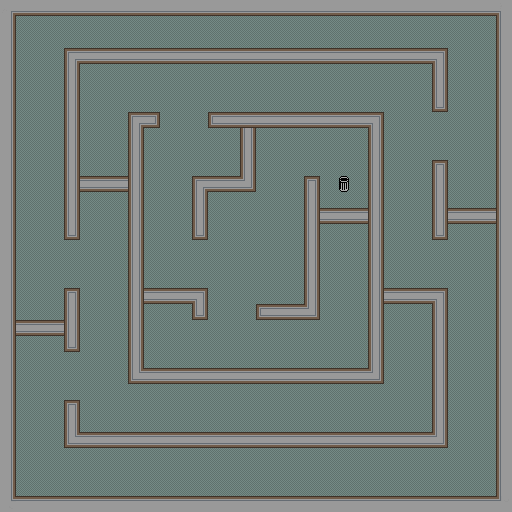

Tiled map render using the project's own tile images. Description and the map definition, with tile-layer contents summarised, below:
An orthogonal 32x32 tile map with 16x16 px tiles, 2 tile layers (Tile Layer 1, Tile Layer 2) and 36 objects.

<map version="1.2" tiledversion="1.2.0" orientation="orthogonal" renderorder="right-down" width="32" height="32" tilewidth="16" tileheight="16" infinite="0" nextlayerid="7" nextobjectid="39">
 <tileset firstgid="1" source="oltile2.tsx" />
 <layer id="1" name="Tile Layer 1" width="32" height="32">
  <data>[1024 cells, 1024 non-empty, 1 distinct tile ids]</data>
 </layer>
 <objectgroup id="3" name="Walls">
  <object id="2" x="-21" y="-7" width="557" height="21" />
  <object id="3" x="496" y="-14" width="20" height="540" />
  <object id="4" x="-40" y="496" width="565" height="17" />
  <object id="5" x="-9" y="-8" width="24" height="532" />
  <object id="6" x="-21" y="320" width="100" height="15" />
  <object id="7" x="65" y="289" width="13" height="62" />
  <object id="8" x="64" y="401" width="15" height="46" />
  <object id="9" x="65" y="433" width="381" height="14" />
  <object id="10" x="434" y="289" width="12" height="159" />
  <object id="11" x="370" y="289" width="76" height="14" />
  <object id="13" x="432" y="160" width="15" height="79" />
  <object id="14" x="432" y="210" width="71" height="13" />
  <object id="15" x="128" y="114" width="15" height="270" />
  <object id="16" x="129" y="368" width="253" height="16" />
  <object id="17" x="369" y="113" width="13" height="269" />
  <object id="18" x="209" y="113" width="174" height="14" />
  <object id="19" x="240" y="118" width="15" height="72" />
  <object id="20" x="193" y="177" width="62" height="13" />
  <object id="21" x="193" y="177" width="15" height="62" />
  <object id="22" x="131" y="290" width="76" height="12" />
  <object id="23" x="192" y="302" width="15" height="17" />
  <object id="24" x="255" y="305" width="65" height="16" />
  <object id="25" x="305" y="177" width="15" height="144" />
  <object id="26" x="307" y="207" width="68" height="16" />
  <object id="27" x="65" y="175" width="78" height="18" />
  <object id="28" x="66" y="49" width="15" height="191" />
  <object id="29" x="66" y="49" width="381" height="16" />
  <object id="30" x="433" y="65" width="14" height="46" />
 </objectgroup>
 <objectgroup id="4" name="Start/End">
  <object id="1" x="337" y="176" width="14" height="15" />
 </objectgroup>
 <objectgroup id="5" name="Ghosts">
  <object id="32" x="338.115" y="347.08">
   <point />
  </object>
  <object id="33" x="35.8607" y="255.507">
   <point />
  </object>
  <object id="34" x="103.74" y="149.846">
   <point />
  </object>
  <object id="35" x="339.395" y="32.0184">
   <point />
  </object>
  <object id="36" x="167.777" y="342.597">
   <point />
  </object>
  <object id="37" x="382.3" y="409.836">
   <point />
  </object>
 </objectgroup>
 <objectgroup id="6" name="Hero">
  <object id="38" x="40.3432" y="475.794">
   <point />
  </object>
 </objectgroup>
 <layer id="2" name="Tile Layer 2" width="32" height="32">
  <data>[1024 cells, 308 non-empty, 19 distinct tile ids]</data>
 </layer>
</map>
